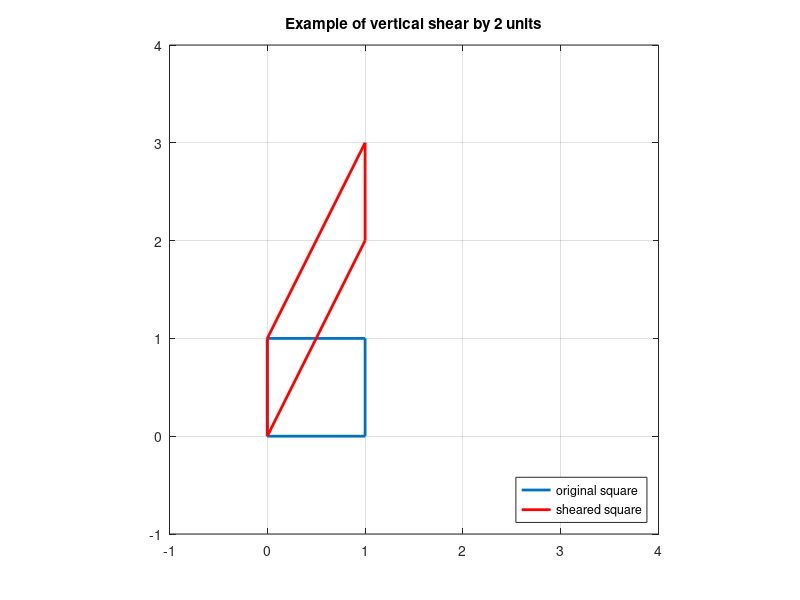

The MATLAB source for this figure:
clf 
S=[0,1,1,0,0;0,0,1,1,0]; 
plot(S(1,:),S(2,:),'linewidth',2) 
hold on 
T=[1,0;2,1];   
TS=T*S; 
plot(TS(1,:),TS(2,:),'-r','linewidth',2); 
title('Example of vertical shear by 2 units') 
legend('original square','sheared square','location','southeast') 
axis equal,axis([-1,4,-1,4]); grid on   
hold off